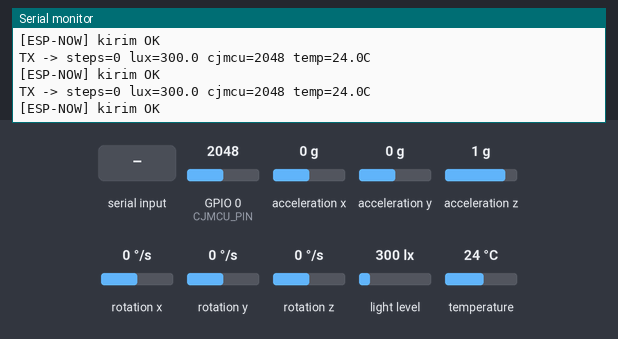
Bench run of a sketch on a simulated ESP32-C3. Parts: the last lines printed to the serial monitor. The test bench sets the inputs (shaded band); at power-on: acceleration x 0 g, GPIO 0 (CJMCU_PIN) = 2048, light level 300 lx, temperature 24 °C, acceleration y 0 g, acceleration z 1 g, rotation x 0 °/s, rotation y 0 °/s, rotation z 0 °/s.

Above: at 1.7 s.
1.8 s: "r" received over Serial
At 1.99 s:
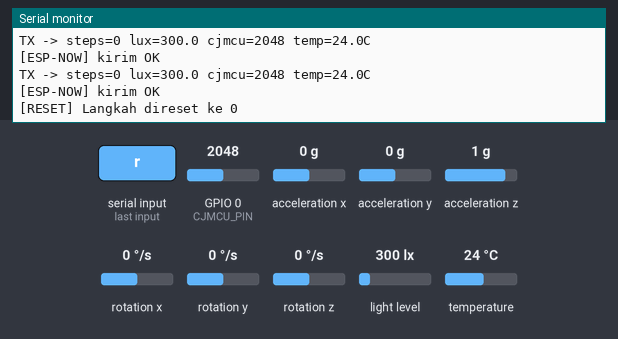
3.3 s: acceleration x set to -1.4 g
At 4.0 s:
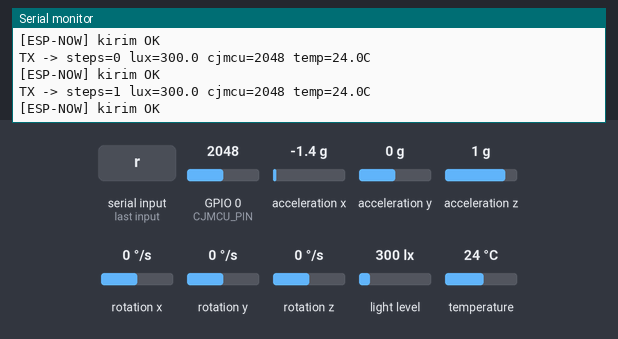
4.8 s: GPIO 0 (CJMCU_PIN) set to 1960
At 5.5 s:
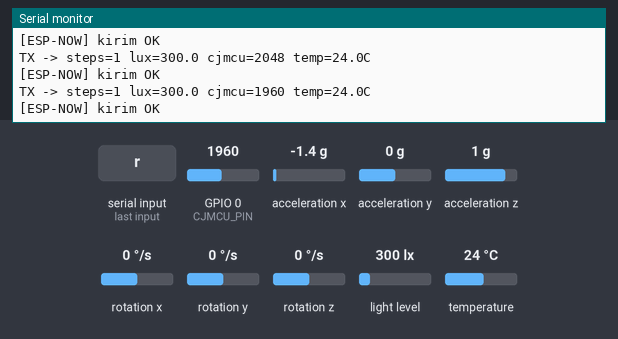
6.3 s: light level set to 40 lx
At 7.0 s:
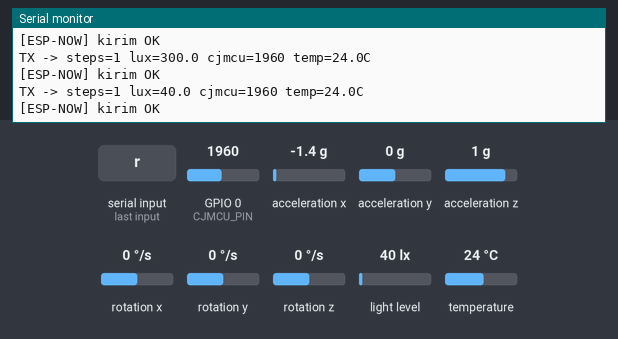
7.8 s: temperature set to 12 °C
At 8.6 s:
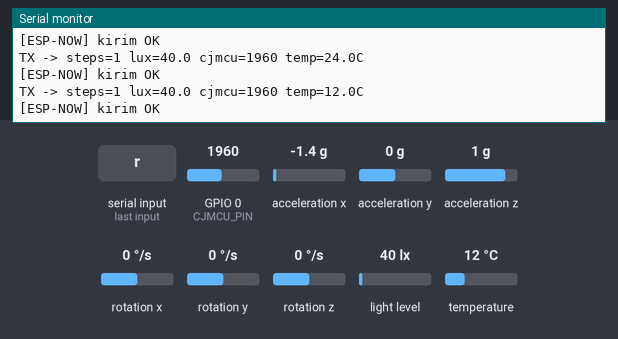
9.3 s: "R" received over Serial
At 9.54 s:
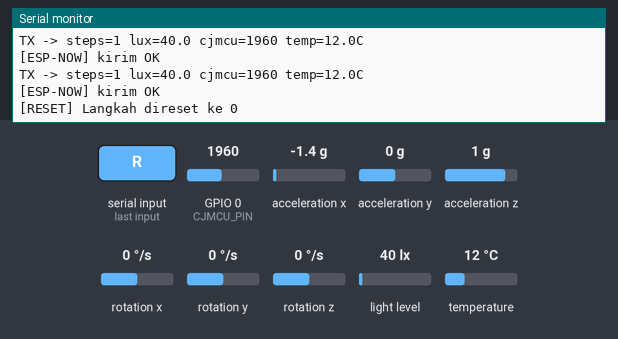

Measured:
- after the input at 1.8 s, the serial monitor: prints a new line at once (image 1)
- after the input at 3.3 s, the serial monitor: prints a new line after 0.28 s (image 2)
- after the input at 4.8 s, the serial monitor: prints a new line after 0.30 s (image 3)
- after the input at 6.3 s, the serial monitor: prints a new line after 0.33 s (image 4)
- after the input at 7.8 s, the serial monitor: prints a new line after 0.35 s (image 5)
- after the input at 9.3 s, the serial monitor: prints a new line at once (image 6)

The sketch:

esp-now1.ino
```cpp
/*
 * ============================================================
 * ESP32-C3 Super Mini — Sensor Node
 * MPU6050 + BH1750 + Sensor CJMCU (SIG GPIO0)
 * Kirim data via ESP-NOW ke Toha Display (toha.ino)
 * ============================================================
 */

#include <Wire.h>
#include <WiFi.h>
#include <esp_now.h>
#include <Adafruit_MPU6050.h>
#include <Adafruit_Sensor.h>
#include <BH1750.h>

// ===== Pin I2C =====
#define SDA_PIN 8
#define SCL_PIN 9

// ===== Pin Sensor CJMCU =====
#define CJMCU_PIN 0

// ===== ESP-NOW: broadcast ke semua (termasuk toha.ino) =====
// Toha.ino softAP di channel 1 — wajib sama.
// Jika ingin kirim ke MAC spesifik, ganti FF:FF:... dengan MAC toha
// (lihat serial toha: "[ESP-NOW] siap. MAC display: xx:xx:xx:xx:xx:xx")
static uint8_t broadcastAddr[] = {0xFF, 0xFF, 0xFF, 0xFF, 0xFF, 0xFF};

// ===== Struct paket — WAJIB identik dengan toha.ino =====
typedef struct __attribute__((packed)) {
  uint32_t steps;
  float    lux;
  int32_t  cjmcu;
  float    mpuTemp;
} sensor_packet_t;

sensor_packet_t txData;

// ===== Objek Sensor =====
Adafruit_MPU6050 mpu;
BH1750 lightMeter;

// ===== Parameter Step Counter =====
const float STEP_THRESHOLD = 1.2;
const int   STEP_DEBOUNCE  = 250;

float filteredMag  = 1.0;
bool  stepState    = false;
unsigned long lastStepTime = 0;
uint32_t stepCount = 0;

// ===== Interval kirim ESP-NOW =====
unsigned long lastSendTime = 0;
const int SEND_INTERVAL = 500;   // ms

// Callback setelah kirim (opsional, untuk debug)
void onEspNowSent(const uint8_t *mac, esp_now_send_status_t status) {
  Serial.printf("[ESP-NOW] kirim %s\n", status == ESP_NOW_SEND_SUCCESS ? "OK" : "GAGAL");
}

void setup() {
  Serial.begin(115200);

  unsigned long t0 = millis();
  while (!Serial && millis() - t0 < 2000) delay(10);
  delay(500);

  // Inisialisasi I2C
  Wire.begin(SDA_PIN, SCL_PIN);

  // Sensor CJMCU analog
  pinMode(CJMCU_PIN, INPUT);

  Serial.println("======================================");
  Serial.println("ESP32-C3 Sensor Node + ESP-NOW TX");
  Serial.println("======================================");

  // ===== WiFi (STA, tanpa connect) untuk ESP-NOW =====
  WiFi.mode(WIFI_STA);
  WiFi.disconnect();
  Serial.printf("MAC sensor: %s\n", WiFi.macAddress().c_str());

  // ===== ESP-NOW init =====
  if (esp_now_init() != ESP_OK) {
    Serial.println("[ERROR] ESP-NOW init gagal!");
    while (1) delay(100);
  }
  esp_now_register_send_cb(onEspNowSent);

  // Daftarkan peer broadcast di channel 1 (sama dengan softAP toha.ino)
  esp_now_peer_info_t peerInfo = {};
  memcpy(peerInfo.peer_addr, broadcastAddr, 6);
  peerInfo.channel = 1;
  peerInfo.encrypt = false;
  if (esp_now_add_peer(&peerInfo) != ESP_OK) {
    Serial.println("[ERROR] Gagal tambah peer ESP-NOW");
    while (1) delay(100);
  }
  Serial.println("[ESP-NOW] siap — broadcast ch1");

  // ===== MPU6050 =====
  if (!mpu.begin()) {
    Serial.println("[ERROR] MPU6050 tidak ditemukan!");
    while (1) delay(100);
  }
  Serial.println("[OK] MPU6050 terhubung");
  mpu.setAccelerometerRange(MPU6050_RANGE_4_G);
  mpu.setGyroRange(MPU6050_RANGE_500_DEG);
  mpu.setFilterBandwidth(MPU6050_BAND_21_HZ);

  // ===== BH1750 =====
  if (!lightMeter.begin(BH1750::CONTINUOUS_HIGH_RES_MODE)) {
    Serial.println("[ERROR] BH1750 tidak ditemukan!");
    while (1) delay(100);
  }
  Serial.println("[OK] BH1750 terhubung");

  Serial.println("--------------------------------------");
  Serial.println("Langkah | Lux | CJMCU | Temp | ESP-NOW");
  Serial.println("--------------------------------------");
}

void loop() {
  // ===== Baca MPU6050 =====
  sensors_event_t accel, gyro, temp;
  mpu.getEvent(&accel, &gyro, &temp);

  float ax = accel.acceleration.x / 9.81f;
  float ay = accel.acceleration.y / 9.81f;
  float az = accel.acceleration.z / 9.81f;
  float mag = sqrt(ax * ax + ay * ay + az * az);
  filteredMag = 0.8f * filteredMag + 0.2f * mag;

  // ===== Step Counter =====
  unsigned long now = millis();
  if (filteredMag > STEP_THRESHOLD && !stepState && (now - lastStepTime) > STEP_DEBOUNCE) {
    stepCount++;
    stepState    = true;
    lastStepTime = now;
  }
  if (filteredMag < STEP_THRESHOLD * 0.65f) stepState = false;

  // ===== Baca BH1750 =====
  float lux = lightMeter.readLightLevel();

  // ===== Baca Sensor CJMCU =====
  int cjmcuValue = analogRead(CJMCU_PIN);

  // ===== Kirim via ESP-NOW setiap SEND_INTERVAL =====
  if (now - lastSendTime >= SEND_INTERVAL) {
    lastSendTime = now;

    txData.steps   = stepCount;
    txData.lux     = lux;
    txData.cjmcu   = (int32_t)cjmcuValue;
    txData.mpuTemp = temp.temperature;

    esp_now_send(broadcastAddr, (uint8_t *)&txData, sizeof(txData));

    Serial.printf("TX -> steps=%lu lux=%.1f cjmcu=%d temp=%.1fC\n",
                  (unsigned long)stepCount, lux, cjmcuValue, temp.temperature);
  }

  delay(20);
}

// ===== Reset Step Counter via Serial ('r' / 'R') =====
void serialEvent() {
  while (Serial.available()) {
    char c = Serial.read();
    if (c == 'r' || c == 'R') {
      stepCount = 0;
      Serial.println("[RESET] Langkah direset ke 0");
    }
  }
}
```
